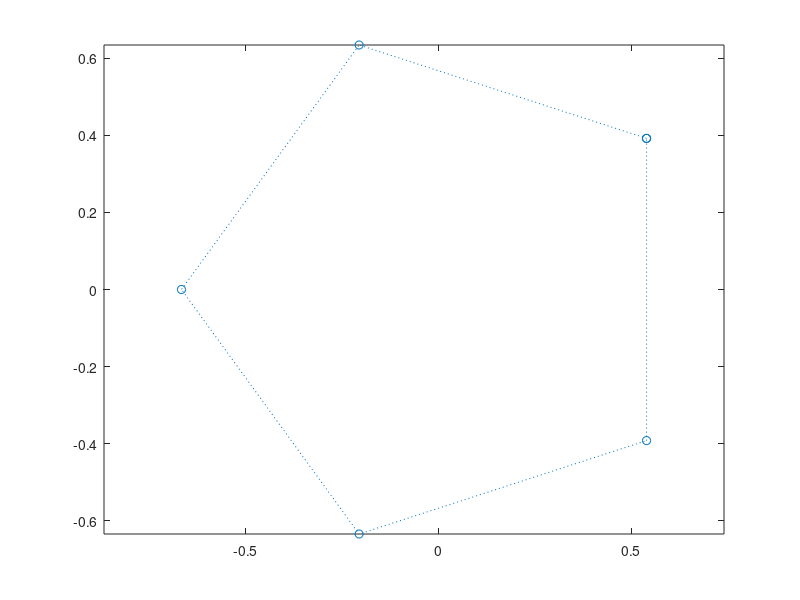

The MATLAB source for this figure:
A = (-32/243)^(1/5)
B = A * exp(i * 2 * pi / 5)
C = B * exp(i * 2 * pi / 5)
D = C * exp(i * 2 * pi / 5)
E = D * exp(i * 2 * pi / 5)

vals = [A, B, C, D, E, A];
figure(1);
plot(real(vals), imag(vals), 'o:')
axis equal;

%%
real_value = -32/243
Afifth = A^5
Bfifth = B^5
Cfifth = C^5
Dfifth = D^5
Efifth = E^5

%%